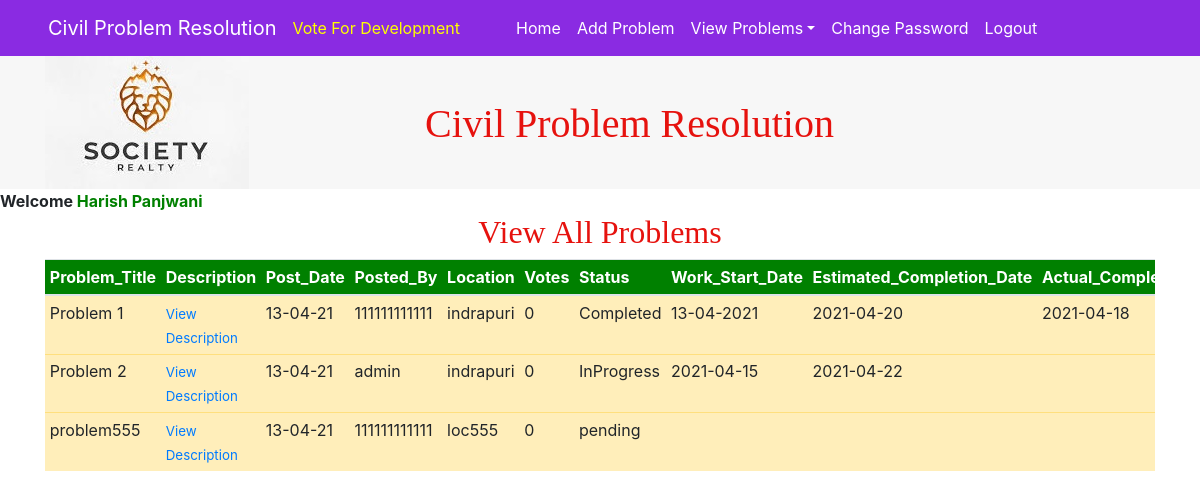
Screenshot of /viewallProblemsUser.php (signed in) with the database file from the repository.
### tables this page shows
CREATE TABLE `siteuser` (
  `aadharid` varchar(16) NOT NULL,
  `username` varchar(30) DEFAULT NULL,
  `city` varchar(20) DEFAULT NULL,
  `address` varchar(150) DEFAULT NULL,
  `emailid` varchar(40) DEFAULT NULL,
  `contact` varchar(10) DEFAULT NULL,
  `password` varchar(10) DEFAULT NULL,
  `status` varchar(10) DEFAULT NULL
);

CREATE TABLE `problem` (
  `pid` int(5) NOT NULL,
  `ptitle` varchar(50) DEFAULT NULL,
  `pdesc` varchar(200) DEFAULT NULL,
  `pdate` varchar(20) DEFAULT NULL,
  `username` varchar(30) DEFAULT NULL,
  `pplace` varchar(30) DEFAULT NULL,
  `votes` varchar(10) DEFAULT NULL,
  `status` varchar(10) DEFAULT NULL,
  `startdate` varchar(20) DEFAULT NULL,
  `estcompdate` varchar(20) DEFAULT NULL,
  `actcompdate` varchar(20) DEFAULT NULL
);

### dbconfigure.php (called while the page is built, shortened)
<?php
$dbserver = "127.0.0.1";
$dbuser = "root";
$dbpwd = "";
$dbname = "civilprobphp";
function my_select($query)
{
global $dbserver , $dbuser , $dbpwd , $dbname;
$cid = mysqli_connect($dbserver,$dbuser,$dbpwd) or die("Connection Failed");
mysqli_select_db($cid,$dbname);
$rs = mysqli_query($cid,$query);
return $rs;
}
function allproblems()
{
$query = "select * from problem";
$rs = my_select($query);
return $rs;
}
function getVote($id)
{
$query = "Select * from vote where pid=$id";
$rs = my_select($query);
$n = mysqli_num_rows($rs);
return $n;
}
?>

### viewallProblemsUser.php (the view, shortened to what this page needs)
<?php
include "dbconfigure.php";
if(verifyuser())
{
	$u = $_SESSION['sun'];
	$query = "select * from siteuser where aadharid='$u'";
	$rs = my_select($query);
	while($row=mysqli_fetch_array($rs))
	{
	$username = $row[1];
	}
}
else
{
header("location:index.php");
}
?>
<!DOCTYPE html>
<html>
    <head>
        <?php include "header.php"; ?>
<link rel=stylesheet type = text/css href="https://stackpath.bootstrapcdn.com/font-awesome/4.7.0/css/font-awesome.min.css">
 <link rel="stylesheet" type="text/css" href="http://ajax.aspnetcdn.com/ajax/jquery.dataTables/1.9.4/css/jquery.dataTables.css">
    </head>
    <body>
        <?php include "nav2.php";
echo "<b>Welcome </b><b style = 'color : green ; text-transform : capitalize'>$username</b>";
 ?>
        <div class="container">
				    <div class=row>
				        <div class="col-sm-12">
  <h2 class = text-center style = "font-family : 'Monotype Corsiva' ; color : #E6120E">View All Problems</h2>
</div>
</div>
</div>
<?php
  $rs = allproblems();
?>
<div class = container>
<div class = row>
<div class = col-sm-12>
<div class='table-responsive'>
<table class='table table-hover table-sm' style = 'overflow: scroll' id="example" class="display" style="width:100%">
<thead style = 'background-color : green ; color : white' >
<tr>
<th>Problem_Title</th>
<th>Description</th>
<th>Post_Date</th>
<th>Posted_By</th>
<th>Location</th>
<th>Votes</th>
<th>Status</th>
<th>Work_Start_Date</th>
<th>Estimated_Completion_Date</th>
<th>Actual_Completion_Date</th>
</tr>
</thead>
 <tbody>
    <?php
while($row = mysqli_fetch_array($rs))
{
    ?>
<tr class='table-warning'>
<td><?php echo $row[1] ?></td>
<td><a style = "font-size : 10pt" href="viewdescription.php?id=<?php echo $row[0] ?>">View Description</a></td>
<td><?php echo $row[3] ?></td>
<td><?php echo $row[4] ?></td>
<td><?php echo $row[5] ?></td>
<td><?php echo getVote($row[0])?></td>
 <td><?php echo $row[7] ?></td>
 <td><?php echo $row[8] ?></td>
 <td><?php echo $row[9] ?></td>
<td><?php echo $row[10] ?></td>
</tr>
<?php
}
?>
</tbody>
</table>
</div>
</div>
</div>
</div>
    </body>
</html>

### rows the page displays
siteuser: username "Harish Panjwani"
problem: ptitle "Problem 1", pdate "13-04-21", username "111111111111", pplace "indrapuri", row "0", status "Completed", startdate "13-04-2021", estcompdate "2021-04-20", actcompdate "2021-04-18"
problem: ptitle "Problem 2", pdate "13-04-21", username "admin", pplace "indrapuri", row "0", status "InProgress", startdate "2021-04-15", estcompdate "2021-04-22"
problem: ptitle "problem555", pdate "13-04-21", username "111111111111", pplace "loc555", row "0", status "pending"
